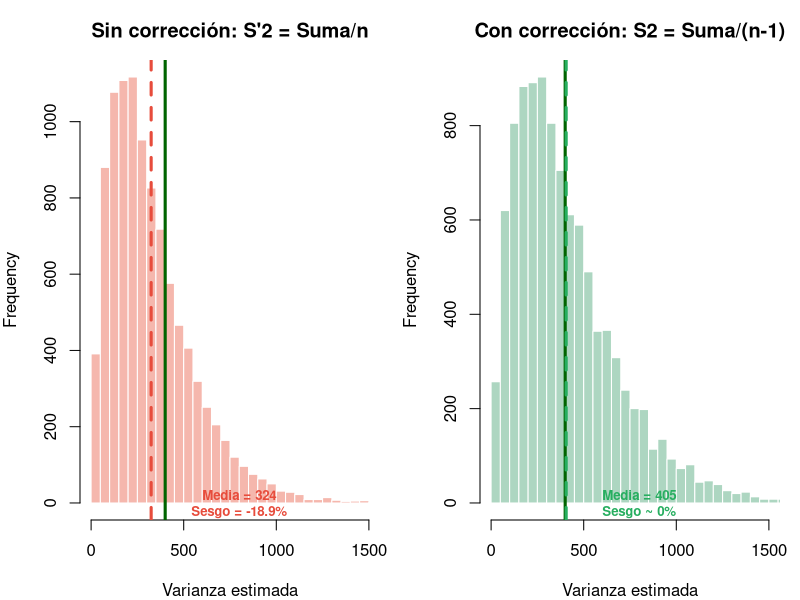
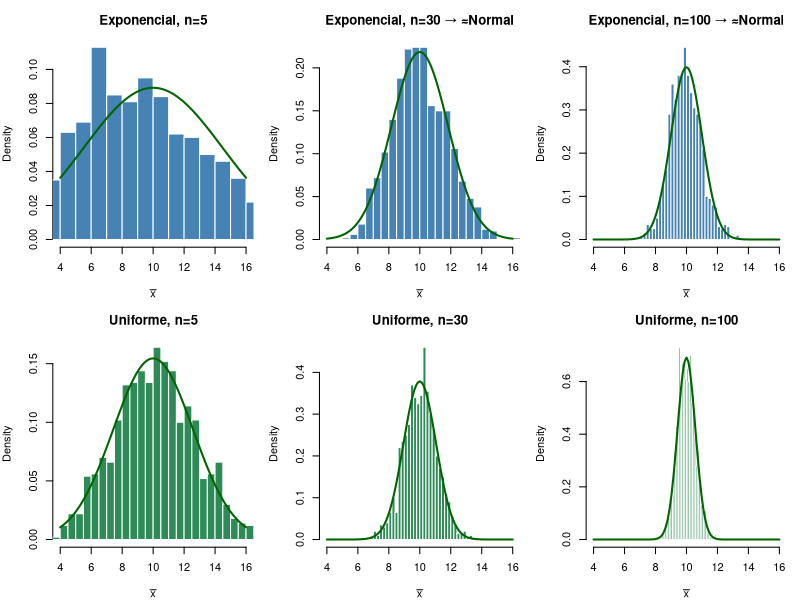
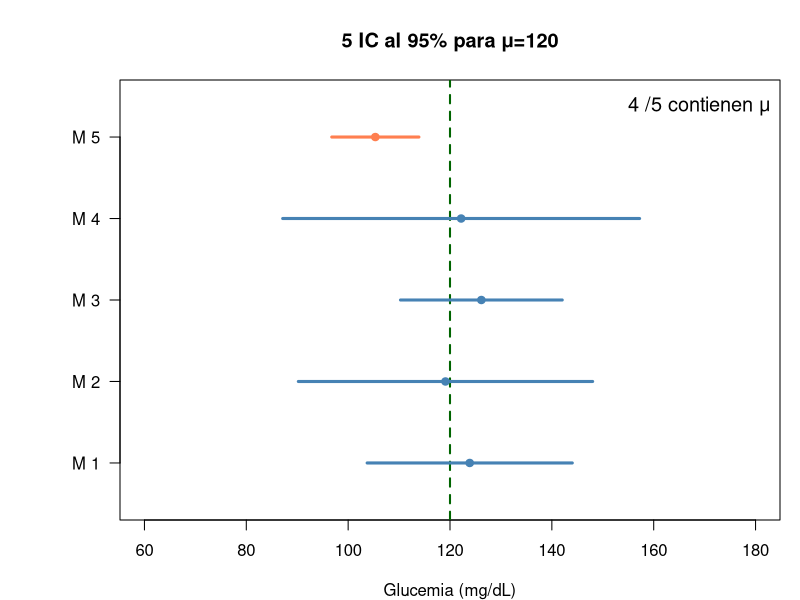
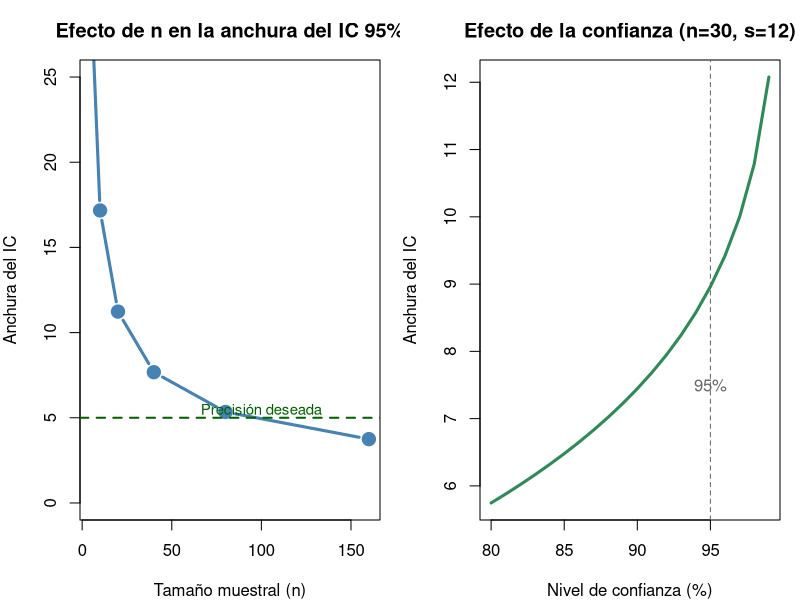
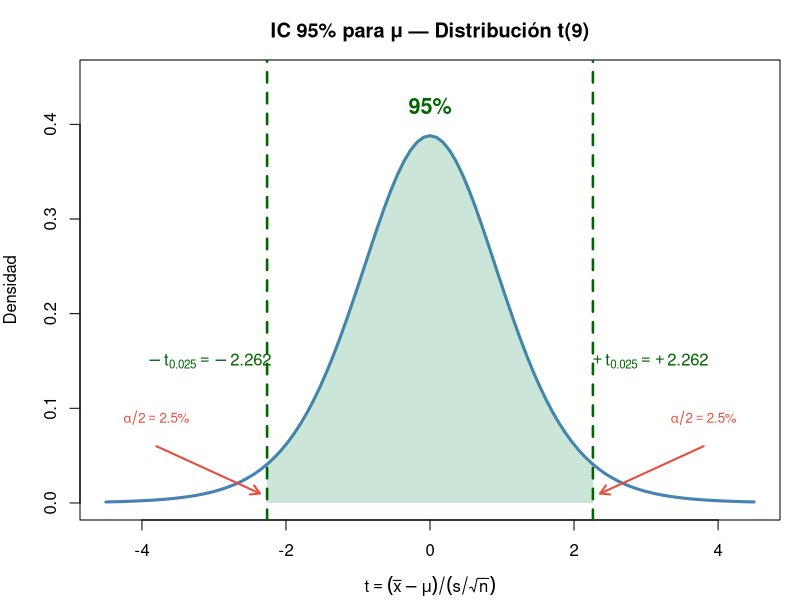
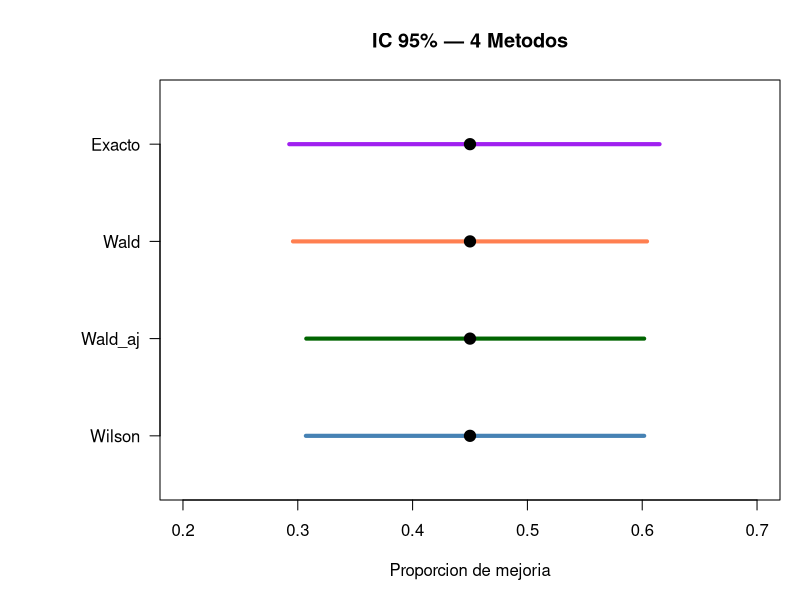
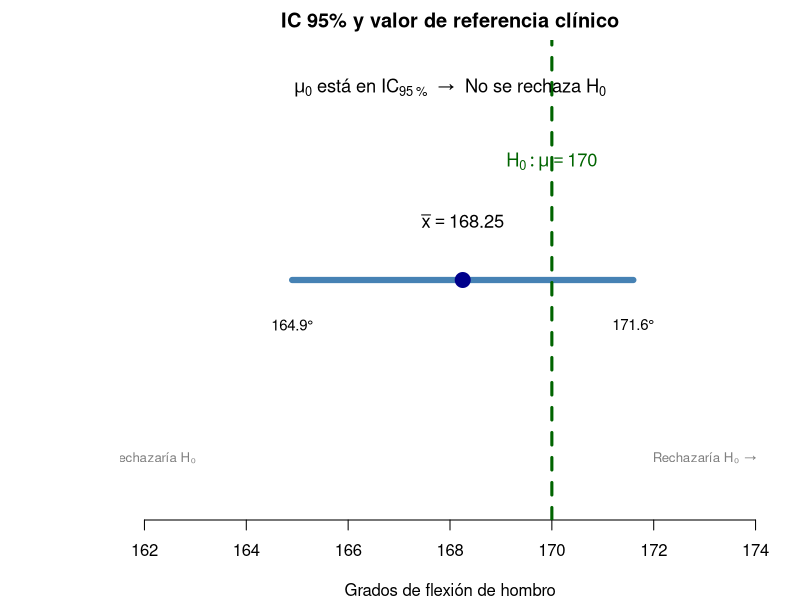
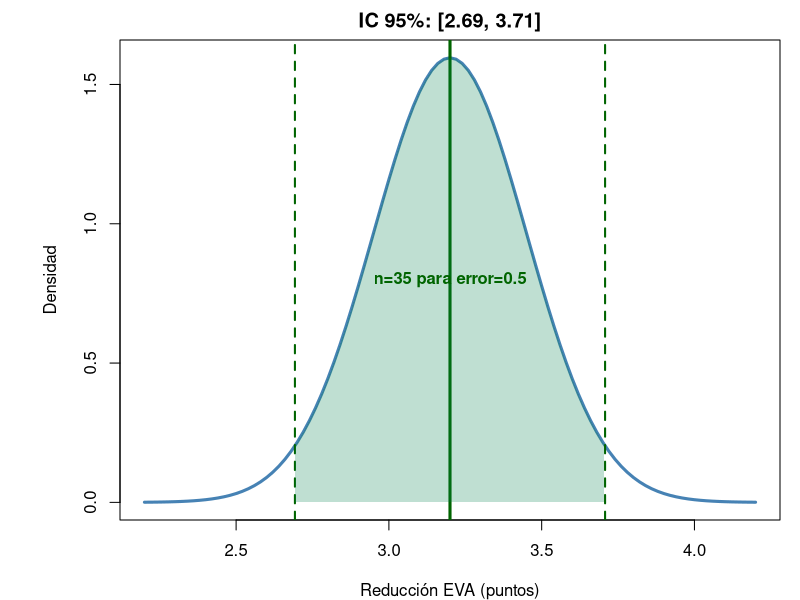

The R source for these figures, in order:
## ---- chunk 1
#| fig-height: 5
set.seed(42)
n <- 5; sigma2 <- 400; Nsim <- 10000
S2_prime <- replicate(Nsim, {x <- rnorm(n, 150, sqrt(sigma2)); sum((x-mean(x))^2)/n})
S2_correct <- S2_prime * n/(n-1)  # S² = S'² × n/(n-1)

par(mfrow=c(1,2), mar=c(4,4,3,1))
hist(S2_prime, col=rgb(0.9,0.3,0.2,0.4), border="white", breaks=40,
     main="Sin corrección: S'2 = Suma/n",
     xlab="Varianza estimada", xlim=c(0,1500))
abline(v=sigma2, col="darkgreen", lwd=3); abline(v=mean(S2_prime), col="#e74c3c", lwd=3, lty=2)
text(800, 0.003, paste0("Media = ",round(mean(S2_prime),0),"\nSesgo = -",round(100*(1-mean(S2_prime)/sigma2),1),"%"),
     col="#e74c3c", font=2, cex=0.8)

hist(S2_correct, col=rgb(0.2,0.6,0.4,0.4), border="white", breaks=40,
     main="Con corrección: S2 = Suma/(n-1)",
     xlab="Varianza estimada", xlim=c(0,1500))
abline(v=sigma2, col="darkgreen", lwd=3); abline(v=mean(S2_correct), col="#27ae60", lwd=3, lty=2)
text(800, 0.003, paste0("Media = ",round(mean(S2_correct),0),"\nSesgo ~ 0%"),
     col="#27ae60", font=2, cex=0.8)
par(mfrow=c(1,1))
## ---- chunk 2
#| fig-height: 5.2
par(mfrow=c(2,3), mar=c(4,4,3,1)); set.seed(123)
for(n in c(5, 30, 100)){
  medias <- replicate(1000, mean(rexp(n, rate=1/10)))
  hist(medias, col="steelblue", border="white", breaks=30, freq=FALSE,
       main=paste0("Exponencial, n=", n, if(n>=30){" → ≈Normal"}else{""}),
       xlab=expression(bar(x)), xlim=c(4,16))
  curve(dnorm(x, 10, 10/sqrt(n)), add=T, col="darkgreen", lwd=2)
}
for(n in c(5, 30, 100)){
  medias <- replicate(1000, mean(runif(n, 0, 20)))
  hist(medias, col="seagreen", border="white", breaks=30, freq=FALSE,
       main=paste0("Uniforme, n=", n), xlab=expression(bar(x)), xlim=c(4,16))
  curve(dnorm(x, 10, sqrt((20^2/12)/n)), add=T, col="darkgreen", lwd=2)
}
par(mfrow=c(1,1))
## ---- chunk 3
#| fig-height: 5
set.seed(123); mu<-120; sigma<-20; n<-5; t_crit<-qt(0.975,n-1)
par(mar=c(4,6,4,1)); plot(NA, xlim=c(60,180), ylim=c(0.5,5.5), yaxt="n",
     xlab="Glucemia (mg/dL)", ylab="", main="5 IC al 95% para μ=120")
axis(2, at=1:5, labels=paste("M",1:5), las=2); abline(v=120, col="darkgreen", lwd=2, lty=2)
contiene<-0
for(i in 1:5){m<-rnorm(n,mu,sigma); ic<-mean(m)+c(-1,1)*t_crit*sd(m)/sqrt(n)
  col<-if(ic[1]<=120&ic[2]>=120){contiene<-contiene+1;"steelblue"}else{"coral"}
  lines(ic, c(i,i), col=col, lwd=3); points(mean(m), i, pch=19, col=col)}
legend("topright", paste(contiene,"/5 contienen μ"), bty="n", cex=1.2)
## ---- chunk 4
x<-c(162,176,169,165,171,169,172,168,167,175)
n<-length(x); xbar<-mean(x); s<-sd(x); t_crit<-qt(0.975,n-1)
d<-t_crit*s/sqrt(n)
cat("n =", n, "xbar =", round(xbar,2), "s =", round(s,2),
    "\nt(0.025, 9) =", round(t_crit,3),
    "\nIC 95%: (", round(xbar-d,2), ",", round(xbar+d,2), ") mg/dL",
    "\nPrecisión d =", round(d,2), "mg/dL")
## ---- chunk 5
#| fig-height: 5
par(mfrow=c(1,2), mar=c(4,4,3,1))
# Efecto de n (misma s, misma confianza)
s<-12; conf<-0.95
ns<-c(5,10,20,40,80,160)
widths<-sapply(ns,function(n){2*qt((1+conf)/2,n-1)*s/sqrt(n)})
plot(ns, widths, type="b", pch=19, col="steelblue", lwd=3, cex=1.5,
     main="Efecto de n en la anchura del IC 95%",
     xlab="Tamaño muestral (n)", ylab="Anchura del IC", ylim=c(0,25))
abline(h=5, lty=2, col="darkgreen", lwd=2)
text(100, 5.5, "Precisión deseada", col="darkgreen", cex=0.9)

# Efecto de la confianza (mismo n, misma s)
n<-30; confs<-seq(0.80,0.99,0.01)
widths2<-sapply(confs,function(c){2*qt((1+c)/2,n-1)*s/sqrt(n)})
plot(confs*100, widths2, type="l", lwd=3, col="seagreen",
     main="Efecto de la confianza (n=30, s=12)",
     xlab="Nivel de confianza (%)", ylab="Anchura del IC")
abline(v=95, lty=2, col="grey40")
text(95, 7.5, "95%", col="grey40")
par(mfrow=c(1,1))
## ---- chunk 6
#| fig-height: 5
x <- c(162,176,169,165,171,169,172,168,167,175)
n <- length(x); xbar <- mean(x); s <- sd(x)
t_crit <- qt(0.975, n-1)

curve(dt(x, n-1), -4.5, 4.5, lwd = 3, col = "steelblue",
      main = "IC 95% para μ — Distribución t(9)",
      xlab = expression(t == (bar(x)-mu)/(s/sqrt(n))), ylab = "Densidad",
      ylim = c(0, 0.45))
# Región central 95%
xc <- seq(-t_crit, t_crit, 0.01)
yc <- dt(xc, n-1)
polygon(c(xc, rev(xc)), c(yc, rep(0, length(yc))),
        col = rgb(0.2, 0.6, 0.4, 0.25), border = NA)
# Líneas críticas
abline(v = c(-t_crit, t_crit), col = "darkgreen", lwd = 2.5, lty = 2)
# Anotaciones
text(0, 0.42, "95%", col = "darkgreen", font = 2, cex = 1.3)
text(-t_crit - 0.8, 0.15, expression(-t[0.025] == -2.262), col = "darkgreen")
text(t_crit + 0.8, 0.15, expression(+t[0.025] == +2.262), col = "darkgreen")
arrows(-3.8, 0.06, -t_crit - 0.1, 0.01, col = "#e74c3c", lwd = 2, length = 0.1)
arrows(3.8, 0.06, t_crit + 0.1, 0.01, col = "#e74c3c", lwd = 2, length = 0.1)
text(-3.8, 0.09, expression(alpha/2 == 2.5*"%"), col = "#e74c3c", cex = 0.8)
text(3.8, 0.09, expression(alpha/2 == 2.5*"%"), col = "#e74c3c", cex = 0.8)
## ---- chunk 7
s_piloto <- 4.06; d_deseada <- 3; alpha <- 0.05
# Iteración
n0 <- ceiling((qnorm(1-alpha/2) * s_piloto / d_deseada)^2)
n1 <- ceiling((qt(1-alpha/2, n0-1) * s_piloto / d_deseada)^2)
n2 <- ceiling((qt(1-alpha/2, n1-1) * s_piloto / d_deseada)^2)
cat("n0 (z) =", n0, "→ n1 (t,", n0-1, "gl) =", n1, "→ n2 (t,", n1-1, "gl) =", n2)
## ---- chunk 8
x <- c(168,174,162,170,166,172,164,170)
n<-length(x); xbar<-mean(x); s<-sd(x); t_crit<-qt(0.975,n-1)
IC_lo<-xbar-t_crit*s/sqrt(n); IC_hi<-xbar+t_crit*s/sqrt(n)
cat("IC 95%: (", round(IC_lo,1), ",", round(IC_hi,1), ")°",
    "\nPrecision d =", round(t_crit*s/sqrt(n),2), "°")
## ---- chunk 9
x<-18; n<-40; z<-qnorm(0.975)
# Wilson
den<-n+z^2; cent<-(x+z^2/2)/den; marg<-z/den*sqrt(x*(n-x)/n+z^2/4)
cat("IC 95% Wilson: (", round(cent-marg,3), ",", round(cent+marg,3), ")",
    "\n→ Entre", round(100*(cent-marg),1), "% y", round(100*(cent+marg),1), "%",
    "\nPrecisión: ±", round(marg*100,1), "pp")
## ---- chunk 10
cat("IC 90%: z =", round(qnorm(0.95),3),
    "\nIC 95%: z =", round(qnorm(0.975),3),
    "\nIC 99%: z =", round(qnorm(0.995),3))
## ---- chunk 11
n<-ceiling((qnorm(0.975)/0.05)^2 * 0.45 * 0.55)
cat("n necesario =", n, "pacientes")
## ---- chunk 12
# IC exacto de Clopper-Pearson en R
x <- 18; n <- 40
ic_exacto <- binom.test(x, n, conf.level = 0.95)$conf.int
cat("IC 95% exacto (Clopper-Pearson): (", round(ic_exacto[1], 3), ",", round(ic_exacto[2], 3), ")")

# Comparación con Wilson
z <- qnorm(0.975); den <- n + z^2
cent <- (x + z^2/2)/den; marg <- z/den * sqrt(x*(n-x)/n + z^2/4)
cat("\nIC 95% Wilson:                    (", round(cent - marg, 3), ",", round(cent + marg, 3), ")")
cat("\n\nClopper-Pearson es más ancho (conservador) pero garantiza cobertura ≥ 95%.")
## ---- chunk 13
#| fig-height: 4.5
x<-18; n<-40; alpha<-0.05; z<-qnorm(1-alpha/2); p_hat<-x/n
den<-n+z^2; w_cent<-(x+z^2/2)/den; w_marg<-z/den*sqrt(x*(n-x)/n+z^2/4)
wilson<-c(w_cent-w_marg, w_cent+w_marg)
p_tilde<-(x+2)/(n+4); wa_marg<-z*sqrt(p_tilde*(1-p_tilde)/(n+4))
wald_adj<-c(p_tilde-wa_marg, p_tilde+wa_marg)
wald<-c(p_hat-z*sqrt(p_hat*(1-p_hat)/n), p_hat+z*sqrt(p_hat*(1-p_hat)/n))
exacto<-binom.test(x,n,conf.level=0.95)$conf.int
ics<-rbind(Wilson=wilson, Wald_aj=wald_adj, Wald=wald, Exacto=exacto)
par(mar=c(5,8,4,1))
plot(NA, xlim=c(0.2,0.7), ylim=c(0.5,4.5), yaxt="n", ylab="",
     xlab="Proporcion de mejoria", main="IC 95% — 4 Metodos")
axis(2, at=1:4, labels=rownames(ics), las=2)
for(i in 1:4){lines(ics[i,], c(i,i), lwd=4, col=c("steelblue","darkgreen","coral","purple")[i])
  points(p_hat, i, pch=19, cex=1.5)}
## ---- chunk 14
xbar<-169.4; s<-4.30; n<-10; SE<-s/sqrt(n); tc<-qt(0.975,9)
for(mu0 in c(170, 175, 165)){
  t_stat<-(xbar-mu0)/SE; en_IC<-mu0>=xbar-tc*SE & mu0<=xbar+tc*SE
  cat("mu0 =", mu0, "| t =", round(t_stat,3), "| Rechaza:", abs(t_stat)>tc, "| En IC:", en_IC, "\n")
}
## ---- chunk 15
#| fig-height: 3.5
par(mar=c(4,6,2,1))
plot(NA, xlim=c(162, 174), ylim=c(0.5, 3.5), yaxt="n", ylab="", bty="n",
     xlab="Grados de flexión de hombro", main="IC 95% y valor de referencia clínico")
ic_lo <- 164.9; ic_hi <- 171.6; xbar <- 168.25; mu0 <- 170
lines(c(ic_lo, ic_hi), c(2,2), lwd=6, col="steelblue")
points(xbar, 2, pch=19, cex=2, col="darkblue")
text(xbar, 2.4, expression(bar(x) == 168.25), cex=1.1)
text(ic_lo, 1.7, "164.9°", cex=0.9); text(ic_hi, 1.7, "171.6°", cex=0.9)
abline(v=mu0, col="darkgreen", lwd=3, lty=2)
text(mu0, 2.8, expression(H[0]: mu == 170), col="darkgreen", cex=1.1)
text(168, 3.3, expression(mu[0] * " está en " * IC[95 ~ "%"] * "  →  No se rechaza " * H[0]), cex=1.1, font=2)
text(162, 0.8, "← Rechazaría H₀", col="grey50", cex=0.8)
text(173, 0.8, "Rechazaría H₀ →", col="grey50", cex=0.8)
## ---- chunk 16
#| fig-height: 5
n <- 36; xbar <- 3.2; s <- 1.5
SE <- s/sqrt(n)
IC <- xbar + c(-1,1) * qt(0.975, n-1) * SE
n_needed <- ceiling((qnorm(0.975)*s/0.5)^2)

curve(dnorm(x, xbar, SE), xbar-4*SE, xbar+4*SE, lwd=3, col="steelblue",
      main=paste0("IC 95%: [", round(IC[1],2), ", ", round(IC[2],2), "]"),
      xlab="Reducción EVA (puntos)", ylab="Densidad")
abline(v=IC, col="darkgreen", lwd=2, lty=2)
abline(v=xbar, col="darkgreen", lwd=3)
xr <- seq(IC[1], IC[2], 0.01)
polygon(c(xr, rev(xr)), c(dnorm(xr, xbar, SE), rep(0,length(xr))),
        col=rgb(0,0.5,0.3,0.25), border=NA)
text(xbar, dnorm(xbar,xbar,SE)/2, paste0("n=", n_needed, " para error=0.5"), col="darkgreen", font=2)

cat("IC 95%: [", round(IC[1],2), ",", round(IC[2],2), "]",
    "\nn necesario:", n_needed)
